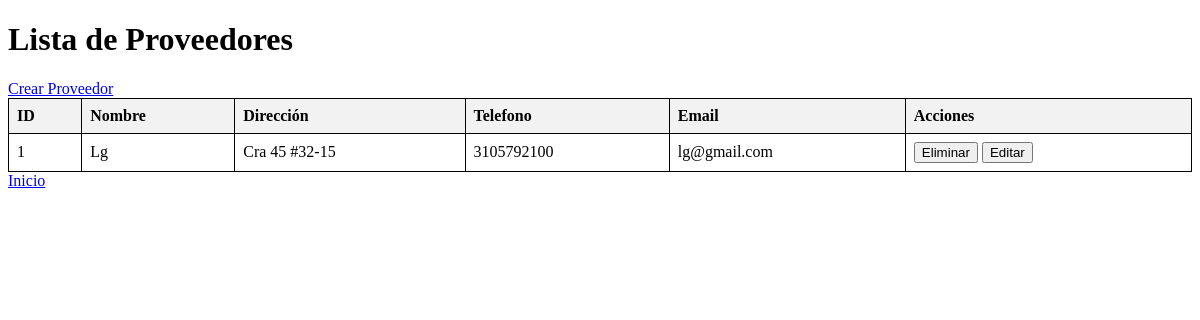
/proveedor/indexProveedores.php (signed in), run on the app's committed database.
### tables this page shows
CREATE TABLE `proveedores` (
  `id_proveedor` int(11) NOT NULL,
  `nombre_compania` varchar(100) NOT NULL,
  `contacto` varchar(100) NOT NULL,
  `email` varchar(100) NOT NULL,
  `telefono` varchar(20) DEFAULT NULL,
  `direccion` varchar(200) DEFAULT NULL
);

### proveedor/indexProveedores.php (the view, shortened to what this page needs)
<?php
include '../conexion.php';
$sql = "SELECT * FROM proveedores";
$result = $conn->query($sql);
?>
<!DOCTYPE html>
<html lang="es">
<head>
</head>
<body>
    <h1>Lista de Proveedores</h1>
    <a href="CrearProveedores.php">Crear Proveedor</a>
    <table>
        <tr>
            <th>ID</th>
            <th>Nombre</th>
            <th>Dirección</th>
            <th>Telefono</th>
            <th>Email</th>
            <th>Acciones</th>
        </tr>
        <?php if ($result->num_rows > 0): ?>
            <?php while($proveedor = $result->fetch_assoc()): ?>
            <tr>
                <td><?php echo $proveedor['id_proveedor']; ?></td>
                <td><?php echo $proveedor['nombre_compania']; ?></td>
                <td><?php echo $proveedor['direccion']; ?></td>
                <td><?php echo $proveedor['telefono']; ?></td>
                <td><?php echo $proveedor['email']; ?></td>
                <td>
                    <form method="post" style="display:inline;">
                        <input type="submit" name="delete" value="Eliminar">
                    </form>
                    <form method="get" action="ActualizarProveedor.php" style="display:inline;">
                        <input type="submit" value="Editar">
                    </form>
                </td>
            </tr>
            <?php endwhile; ?>
        <?php else: ?>
            <tr>
                <td colspan="4">No se encontraron proveedores</td>
            </tr>
        <?php endif; ?>
    </table>
    <div>
        <a href="../Admin.php">Inicio</a>
    </div>
</body>
</html>

### proveedor/indexProveedores.php (style rules this page uses)
table { width: 100%; border-collapse: collapse; }
table, th, td { border: 1px solid black; }
th, td { padding: 8px; text-align: left; }
th { background-color: #f2f2f2; }

### data on the page
proveedores: id_proveedor "1", nombre_compania "Lg", direccion "Cra 45 #32-15", telefono "3105792100", email "lg@gmail.com"
